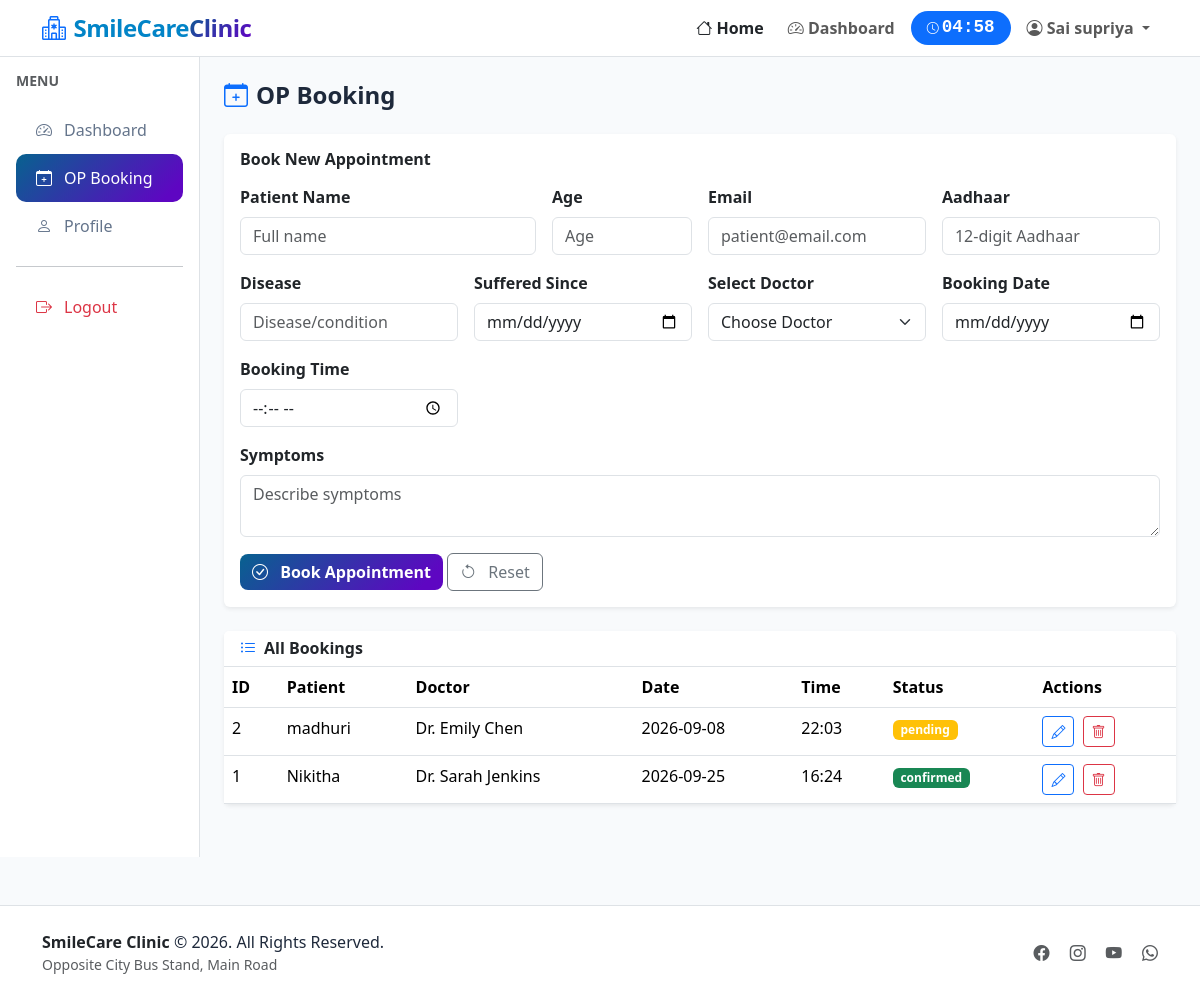
/op_booking (signed in), run on the app's committed database.
### tables this page shows
CREATE TABLE op(
            pid INTEGER PRIMARY KEY AUTOINCREMENT,
            pname TEXT NOT NULL,
            age INTEGER NOT NULL,
            email TEXT NOT NULL,
            aadhaar TEXT NOT NULL,
            disease TEXT NOT NULL,
            since TEXT NOT NULL,
            symptoms TEXT,
            did INTEGER NOT NULL,
            SlDate TEXT NOT NULL,
            SlTime TEXT NOT NULL,
            status TEXT DEFAULT 'pending',
            user_id INTEGER,
            FOREIGN KEY (did) REFERENCES doctors (did) ON DELETE CASCADE,
            FOREIGN KEY (user_id) REFERENCES users (id) ON DELETE SET NULL
        );

CREATE TABLE doctors(
            did INTEGER PRIMARY KEY AUTOINCREMENT,
            dname TEXT NOT NULL,
            contact INTEGER NOT NULL UNIQUE,
            wardno INTEGER NOT NULL DEFAULT 0,
            specialization TEXT NOT NULL,
            is_active INTEGER DEFAULT 1
        );

### app.py (the view)
@app.route('/op_booking')
@login_required
def op_booking():
    conn = get_connect()
    cursor = conn.cursor()
    doctors = cursor.execute('SELECT did, dname, specialization FROM doctors WHERE is_active = 1').fetchall()
    bookings = cursor.execute('''
        SELECT op.*, doctors.dname, doctors.specialization
        FROM op
        JOIN doctors ON op.did = doctors.did
        ORDER BY op.pid DESC
    ''').fetchall()
    conn.close()
    return render_template('op_booking.html', doctors=doctors, bookings=bookings)

### app.py (called while the page is built)
def decode_jwt_token(token):
    try:
        payload = jwt.decode(token, JWT_SECRET, algorithms=['HS256'])
        return payload
    except:
        return None

def login_required(f):
    @wraps(f)
    def decorated_function(*args, **kwargs):
        token = session.get('jwt_token')
        if not token:
            flash('Please login to access this page', 'warning')
            return redirect(url_for('login'))
        payload = decode_jwt_token(token)
        if not payload:
            session.clear()
            flash('Session expired. Please login again.', 'warning')
            return redirect(url_for('login'))
        session['user_id'] = payload.get('user_id')
        session['user_email'] = payload.get('email')
        session['user_role'] = payload.get('role')
        return f(*args, **kwargs)
    return decorated_function

def get_connect():
    conn = sqlite3.connect(db_name)
    conn.row_factory = sqlite3.Row
    return conn

@app.context_processor
def inject_session_time():
    login_time = session.get('login_time')
    if login_time:
        elapsed = int(time.time() - login_time)
        remaining = max(0, 300 - elapsed)
        minutes = remaining // 60
        seconds = remaining % 60
        time_left = f"{minutes:02d}:{seconds:02d}"
        return {'session_time_left': time_left, 'is_logged_in': 'user_id' in session}
    return {'session_time_left': '00:00', 'is_logged_in': False}

### templates/op_booking.html (shortened to what this page needs)
{% extends "base.html" %}
{% block content %}
<div class="container-fluid">
    <div class="row">
        <div class="col-lg-2 col-md-3 bg-white vh-100 p-0 border-end" style="position: sticky; top: 70px; height: calc(100vh - 70px); overflow-y: auto;">
            <div class="p-3">
                <h6 class="text-muted text-uppercase small fw-bold mb-3">Menu</h6>
                {% if session.get('user_role') == 'admin' %}
                <a href="{{ url_for('admin_dashboard') }}" class="sidebar-link">
                    <i class="bi bi-speedometer2"></i> Dashboard
                </a>
                <a href="{{ url_for('user_management') }}" class="sidebar-link">
                    <i class="bi bi-people"></i> User Management
                </a>
                {% else %}
                <a href="{{ url_for('user_dashboard') }}" class="sidebar-link">
                    <i class="bi bi-speedometer2"></i> Dashboard
                </a>
                {% endif %}
                <a href="{{ url_for('op_booking') }}" class="sidebar-link active">
                    <i class="bi bi-calendar-plus"></i> OP Booking
                </a>
                <a href="{{ url_for('profile') }}" class="sidebar-link">
                    <i class="bi bi-person"></i> Profile
                </a>
                <hr>
                <a href="{{ url_for('logout') }}" class="sidebar-link text-danger">
                    <i class="bi bi-box-arrow-right"></i> Logout
                </a>
            </div>
        </div>
        <div class="col-lg-10 col-md-9 p-4">
            <h4 class="fw-bold mb-4"><i class="bi bi-calendar-plus text-primary me-2"></i>OP Booking</h4>
            <div class="card border-0 shadow-sm mb-4">
                <div class="card-body">
                    <h6 class="fw-bold mb-3">Book New Appointment</h6>
                    <form method="POST" action="{{ url_for('book_op') }}" id="bookingForm">
                        <div class="row g-3">
                            <div class="col-md-4">
                                <label class="form-label fw-semibold">Patient Name</label>
                                <input type="text" class="form-control" name="patientName" id="patientName" placeholder="Full name" required>
                            </div>
                            <div class="col-md-2">
                                <label class="form-label fw-semibold">Age</label>
                                <input type="number" class="form-control" name="age" id="age" placeholder="Age" required>
                            </div>
                            <div class="col-md-3">
                                <label class="form-label fw-semibold">Email</label>
                                <input type="email" class="form-control" name="email" id="email" placeholder="patient@email.com" required>
                            </div>
                            <div class="col-md-3">
                                <label class="form-label fw-semibold">Aadhaar</label>
                                <input type="text" class="form-control" name="aadhar" id="aadhar" placeholder="12-digit Aadhaar" required>
                            </div>
                            <div class="col-md-3">
                                <label class="form-label fw-semibold">Disease</label>
                                <input type="text" class="form-control" name="disease" id="disease" placeholder="Disease/condition" required>
                            </div>
                            <div class="col-md-3">
                                <label class="form-label fw-semibold">Suffered Since</label>
                                <input type="date" class="form-control" name="sufferedSince" id="sufferedSince" required>
                            </div>
                            <div class="col-md-3">
                                <label class="form-label fw-semibold">Select Doctor</label>
                                <select class="form-select" name="did" id="did" required>
                                    <option value="">Choose Doctor</option>
                                </select>
                            </div>
                            <div class="col-md-3">
                                <label class="form-label fw-semibold">Booking Date</label>
                                <input type="date" class="form-control" name="bookingDate" id="bookingDate" required>
                            </div>
                            <div class="col-md-3">
                                <label class="form-label fw-semibold">Booking Time</label>
                                <input type="time" class="form-control" name="bookingTime" id="bookingTime" required>
                            </div>
                            <div class="col-md-12">
                                <label class="form-label fw-semibold">Symptoms</label>
                                <textarea class="form-control" name="symptoms" id="symptoms" rows="2" placeholder="Describe symptoms"></textarea>
                            </div>
                            <div class="col-12">
                                <button type="submit" class="btn btn-custom">
                                    <i class="bi bi-check-circle me-2"></i> Book Appointment
                                </button>
                                <button type="reset" class="btn btn-outline-secondary">
                                    <i class="bi bi-arrow-counterclockwise me-2"></i> Reset
                                </button>
                            </div>
                        </div>
                    </form>
                </div>
            </div>
            <div class="card border-0 shadow-sm">
                <div class="card-header bg-white border-bottom">
                    <h6 class="fw-bold mb-0"><i class="bi bi-list-ul text-primary me-2"></i>All Bookings</h6>
                </div>
                <div class="card-body p-0">
                    <div class="table-responsive">
                        <table class="table table-hover mb-0">
                            <thead>
                                <tr>
                                    <th>ID</th>
                                    <th>Patient</th>
                                    <th>Doctor</th>
                                    <th>Date</th>
                                    <th>Time</th>
                                    <th>Status</th>
                                    <th>Actions</th>
                                </tr>
                            </thead>
                            <tbody>
                                {% for booking in bookings %}
                                <tr>
                                    <td>{{ booking.pid }}</td>
                                    <td>{{ booking.pname }}</td>
                                    <td>{{ booking.dname }}</td>
                                    <td>{{ booking.SlDate }}</td>
                                    <td>{{ booking.SlTime }}</td>
                                    <td>
                                        <span class="badge bg-{{ 'success' if booking.status == 'confirmed' else 'warning' if booking.status == 'pending' else 'secondary' }}">
                                            {{ booking.status }}
                                        </span>
                                    </td>
                                    <td>
                                        <button class="btn btn-sm btn-outline-primary me-1" onclick="editBooking({{ booking.pid }}, '{{ booking.pname }}', {{ booking.age }}, '{{ booking.email }}', '{{ booking.aadhaar }}', '{{ booking.disease }}', '{{ booking.since }}', '{{ booking.symptoms }}', {{ booking.did }}, '{{ booking.SlDate }}', '{{ booking.SlTime }}')">
                                            <i class="bi bi-pencil"></i>
                                        </button>
                                        <form method="POST" action="{{ url_for('delete_op', pid=booking.pid) }}" style="display: inline;">
                                            <button type="submit" class="btn btn-sm btn-outline-danger" onclick="return confirm('Delete this booking?')">
                                                <i class="bi bi-trash"></i>
                                            </button>
                                        </form>
                                    </td>
                                </tr>
                                {% endfor %}
                            </tbody>
                        </table>
                    </div>
                </div>
            </div>
        </div>
    </div>
</div>
{% endblock %}

### templates/base.html (style rules this page uses)
:root { --brand-gradient: linear-gradient(135deg, #07628f 0%, #5e06c2 90%); --brand-primary: #07628f; }
body { font-family: 'Segoe UI', Tahoma, Geneva, Verdana, sans-serif; background-color: #f8fafc; color: #1e293b; }
.btn-custom { background: var(--brand-gradient); color: white; border: none; border-radius: 8px; font-weight: 600; }
.sidebar-link { padding: 12px 20px; border-radius: 10px; color: #64748b; text-decoration: none; display: flex; align-items: center; gap: 12px; transition: all 0.2s ease; }
.sidebar-link.active { background: var(--brand-gradient); color: white; }

### data on the page
op: pid "2", pname "madhuri", dname "Dr. Emily Chen", SlDate "2026-09-08", SlTime "22:03", status "pending"
op: pid "1", pname "Nikitha", dname "Dr. Sarah Jenkins", SlDate "2026-09-25", SlTime "16:24", status "confirmed"

### other printed values
{{ session.get('full_name') or session.get('username') }} "Sai supriya"
